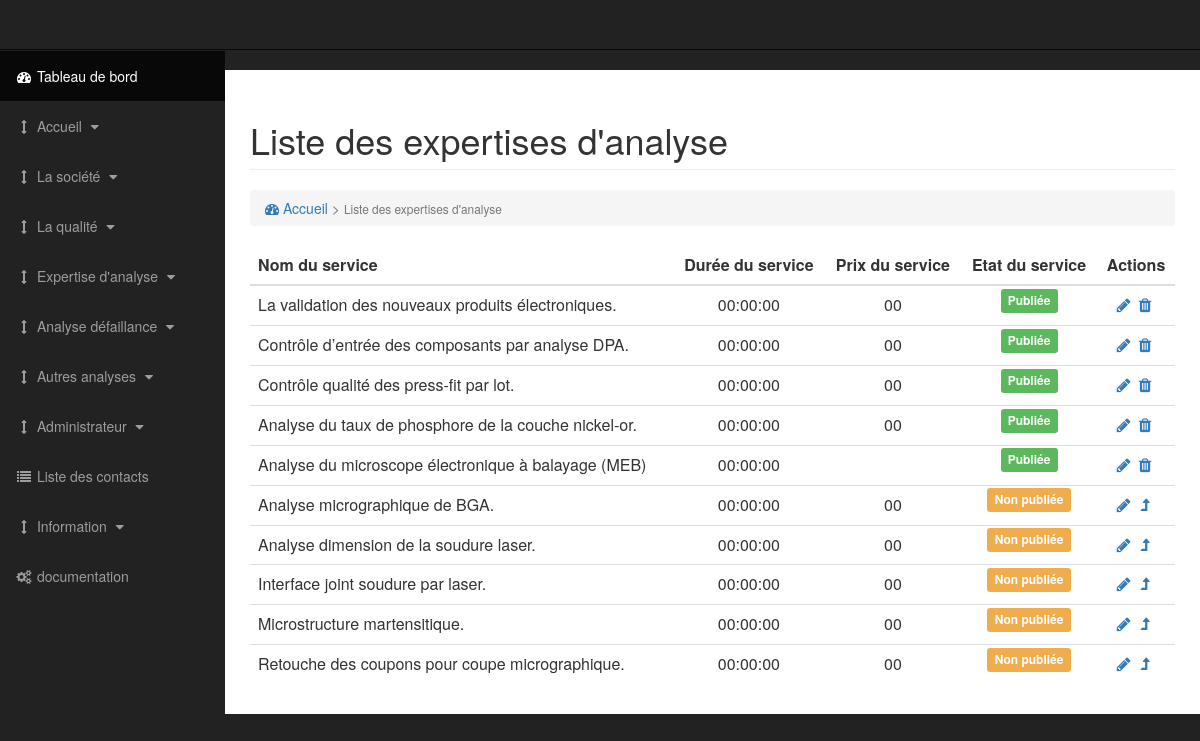
/admin/list-expertisedanalyse.php (signed in), run on the app's committed database.
### tables this page shows
CREATE TABLE IF NOT EXISTS `service` (
  `service_id` int(11) NOT NULL AUTO_INCREMENT,
  `service_nom` varchar(200) NOT NULL,
  `service_name` varchar(200) DEFAULT NULL,
  `service_prix` varchar(50) NOT NULL DEFAULT '0',
  `service_typeid` int(11) NOT NULL,
  `service_duree` time DEFAULT NULL,
  `service_date` datetime DEFAULT NULL,
  `service_active` tinyint(1) NOT NULL DEFAULT '0',
  PRIMARY KEY (`service_id`)
);

### admin/process/t-list-expertisedanalyse.php (called while the page is built, shortened)
<?php
	require('config.php');
    $prestations = $db->prepare('SELECT * FROM service WHERE service_typeid=1 ORDER BY service_active DESC');
    $prestations->execute();
 ?>

### admin/list-expertisedanalyse.php (the view, shortened to what this page needs)
<?php
    require('process/t-list-expertisedanalyse.php');
?>
<!DOCTYPE html>
<html lang="fr">
<head>
</head>
<body>
    <div id="wrapper">
        <nav class="navbar navbar-inverse navbar-fixed-top" role="navigation">
        </nav>
        <div id="page-wrapper">
            <div class="container-fluid">
                <div class="row">
                    <div class="col-lg-12">
                        <h1 class="page-header">
                            Liste des expertises d'analyse
                        </h1>
                        <ol class="breadcrumb">
                            <li class="active">
                                <a href="\choiqualitycontrol\admin\index.php"><i class="fa fa-dashboard"></i> Accueil</a> > <small>Liste des expertises d'analyse</small>
                            </li>
                        </ol>
                    </div>
                </div>
                <div class="row">
                    <div class="col-lg-12">
                        <table class="table striped-table">
                            <thead>
                                <tr>
                                    <th>Nom du service</th>
                                    <th class="text-center">Durée du service</th>
                                    <th class="text-center">Prix du service</th>
                                    <th class="text-center">Etat du service</th>
                                    <th class="text-center">Actions</th>
                                </tr>
                            </thead>
                            <tbody>
                                <?php while ($prest = $prestations->fetch()) { ?>
                                    <tr>
                                        <td><?= $prest['service_nom']?></td>
                                        <td class="text-center"><?= $prest['service_duree']?></td>
                                        <td class="text-center"><?= $prest['service_prix']?></td>
                                        <td class="text-center">
                                            <?php
                                                if($prest['service_active'] == 1){
                                                    echo '<span class="label label-success">Publiée</span>';
                                                }
                                                else{
                                                    echo '<span class="label label-warning">Non publiée</span>';
                                                }
                                            ?>
                                        </td>
                                        <td class="text-center">
                                            <span>
                                                <a role="button" title="Modifier la prestation" href="\choiqualitycontrol\admin\edit-expertisedanalyse.php?nom=<?= $prest['service_nom'];?>&id=<?= $prest['service_id']?>"
                                                   class="edit fa fa-pencil" id="edit-<?= $prest['service_id']?>"></a>
                                            </span>
                                            <span>
                                                <?php if ($prest['service_active'] == 1) {?>
                                                <a role="button" title="Désactier la prestation" href="\choiqualitycontrol\admin\list-expertisedanalyse.php?act=disable&nom=<?= $prest['service_nom'];?>&id=<?= $prest['service_id']?>"
                                                   class="del fa fa-fw fa-trash" id="del-<?= $prest['service_id']?>"></a>
                                                <?php }else {?>
                                                <a role="button" title="Actier la prestation" href="\choiqualitycontrol\admin\list-expertisedanalyse.php?act=enable&nom=<?= $prest['service_nom'];?>&id=<?= $prest['service_id']?>"
                                                   class="del fa fa-fw fa-level-up" id="del-<?= $prest['service_id']?>"></a>
                                                <?php }?>
                                            </span>
                                        </td>
                                    </tr>
                                <?php } ?>
                            </tbody>
                        </table>
                    </div>
                </div>
            </div>
        </div>
    </div>
</body>
</html>

### assets/css/sb-admin.css (style rules this page uses)
body { margin-top: 100px; background-color: #222; }
@media (min-width:768px) { body { margin-top: 50px; } }
#wrapper { padding-left: 0; }
#page-wrapper { width: 100%; padding: 0; background-color: #fff; }
@media (min-width:768px) { #wrapper { padding-left: 225px; } }
@media (min-width:768px) { #page-wrapper { padding: 10px; } }
@media (min-width:768px) { .side-nav { position: fixed; top: 51px; left: 225px; width: 225px; margin-left: -225px; border: none; border-radius: 0; overflow-y: auto; background-color: #222; bottom: 0; overflow-x: hidden; padding-bottom: 40px; } }
@media (min-width:768px) { .side-nav>li>a { width: 225px; } }

### assets/css/style-admin.css (style rules this page uses)
.text-center { text-align: center; }

### data on the page
service: service_nom "La validation des nouveaux produits électroniques.", service_duree "00:00:00", service_prix "00", service_active "Publiée"
service: service_nom "Contrôle d’entrée des composants par analyse DPA.", service_duree "00:00:00", service_prix "00", service_active "Publiée"
service: service_nom "Contrôle qualité des press-fit par lot.", service_duree "00:00:00", service_prix "00", service_active "Publiée"
service: service_nom "Analyse du taux de phosphore de la couche nickel-or.", service_duree "00:00:00", service_prix "00", service_active "Publiée"
service: service_nom "Analyse du microscope électronique à balayage (MEB)", service_duree "00:00:00", service_active "Publiée"
service: service_nom "Analyse micrographique de BGA.", service_duree "00:00:00", service_prix "00", service_active "Non publiée"
service: service_nom "Analyse dimension de la soudure laser.", service_duree "00:00:00", service_prix "00", service_active "Non publiée"
service: service_nom "Interface joint soudure par laser.", service_duree "00:00:00", service_prix "00", service_active "Non publiée"
service: service_nom "Microstructure martensitique.", service_duree "00:00:00", service_prix "00", service_active "Non publiée"
service: service_nom "Retouche des coupons pour coupe micrographique.", service_duree "00:00:00", service_prix "00", service_active "Non publiée"
